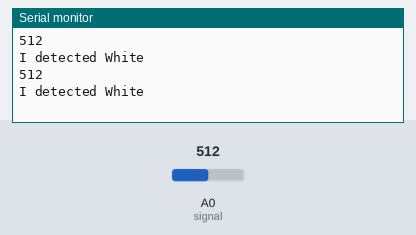
Bench run of a sketch on a simulated Arduino Uno, built with avr-gcc and run on an emulated ATmega328P. On the bench: the last lines printed to the serial monitor. The inputs (shaded band) are chosen by the test bench; at power-on: A0 (signal) = 512.

Above: at 2.3 s.
2.4 s: A0 (signal) set to 70
At 2.9 s:
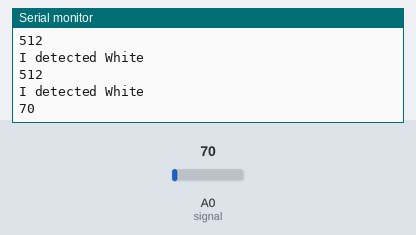
5.5 s: A0 (signal) set to 10
At 6.4 s:
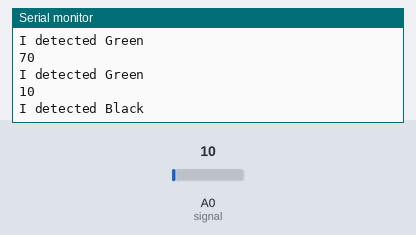
Timing chart, 0 to 8.5 s (numbered marks = the images above; inputs shaded):
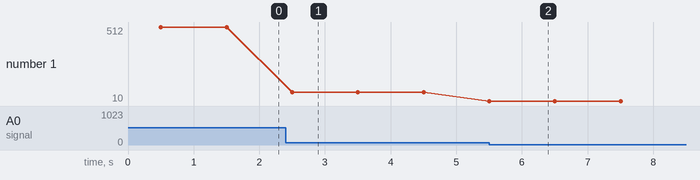

Measured:
- after the input at 2.4 s, the serial monitor: prints a new line after 0.10 s (image 1)
- after the input at 5.5 s, the serial monitor: prints a new line at once (image 2)
- plotted number 1: 512 → 70 after the input at 2.4 s, 70 → 10 after the input at 5.5 s

The sketch:

phototransistorTest.ino
```cpp
int signal = A0;
int phototransistorValue = 0;
void setup()
{
  Serial.begin(9600);
  pinMode(signal, INPUT);
}
void loop()
{
  delay(500);
  phototransistorValue = analogRead(signal);
  Serial.println(phototransistorValue);
  delay(500);

if (phototransistorValue < 20) {
    Serial.println("I detected Black");
  }

 else if (phototransistorValue > 110) {
    Serial.println("I detected White");
  }
  else if (phototransistorValue >= 65 && phototransistorValue < 80) {
    Serial.println("I detected Green");
  }
}
```
